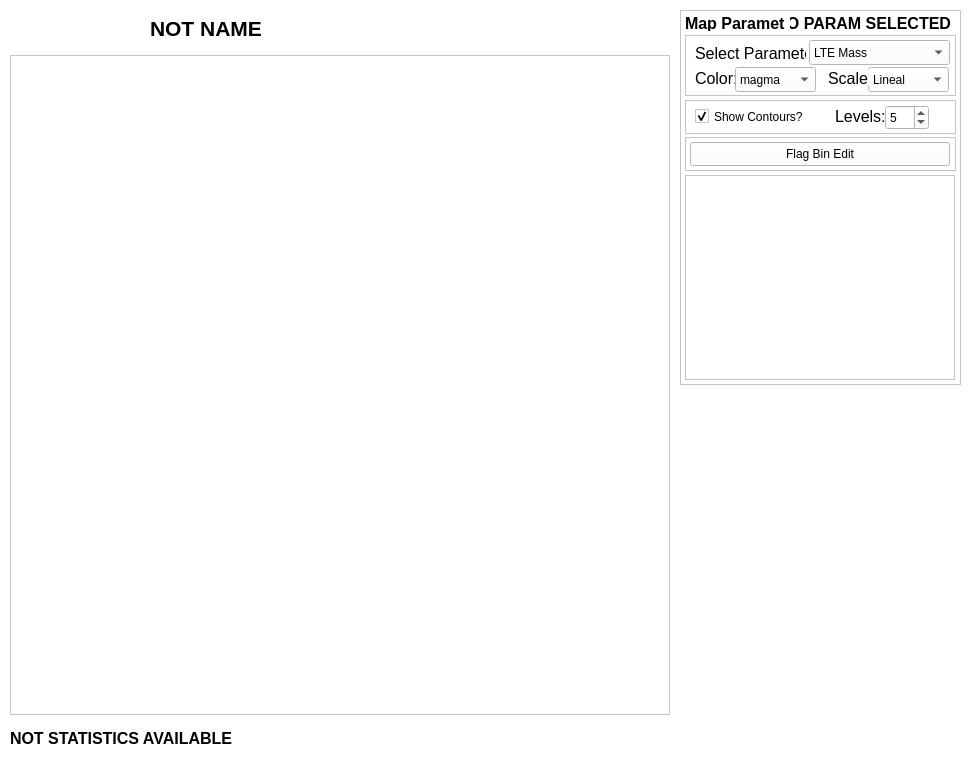
<?xml version="1.0" encoding="UTF-8"?>
<ui version="4.0">
 <class>paramVis</class>
 <widget class="QWidget" name="paramVis">
  <property name="geometry">
   <rect>
    <x>0</x>
    <y>0</y>
    <width>969</width>
    <height>767</height>
   </rect>
  </property>
  <property name="windowTitle">
   <string>Parameter visualiser</string>
  </property>
  <property name="styleSheet">
   <string notr="true">background-color: rgb(255, 255, 255);</string>
  </property>
  <widget class="QFrame" name="plotFrame">
   <property name="geometry">
    <rect>
     <x>10</x>
     <y>55</y>
     <width>660</width>
     <height>660</height>
    </rect>
   </property>
   <property name="frameShape">
    <enum>QFrame::StyledPanel</enum>
   </property>
   <property name="frameShadow">
    <enum>QFrame::Raised</enum>
   </property>
   <widget class="QWidget" name="verticalLayoutWidget">
    <property name="geometry">
     <rect>
      <x>10</x>
      <y>10</y>
      <width>641</width>
      <height>641</height>
     </rect>
    </property>
    <layout class="QVBoxLayout" name="mainPlotLayout"/>
   </widget>
  </widget>
  <widget class="QLabel" name="label">
   <property name="geometry">
    <rect>
     <x>10</x>
     <y>5</y>
     <width>122</width>
     <height>43</height>
    </rect>
   </property>
   <property name="text">
    <string/>
   </property>
   <property name="pixmap">
    <pixmap>../logo_sos.png</pixmap>
   </property>
   <property name="scaledContents">
    <bool>true</bool>
   </property>
  </widget>
  <widget class="QLabel" name="nameLabel">
   <property name="geometry">
    <rect>
     <x>150</x>
     <y>15</y>
     <width>521</width>
     <height>27</height>
    </rect>
   </property>
   <property name="font">
    <font>
     <pointsize>16</pointsize>
     <weight>75</weight>
     <bold>true</bold>
    </font>
   </property>
   <property name="text">
    <string>NOT NAME</string>
   </property>
  </widget>
  <widget class="QFrame" name="plotFrame_2">
   <property name="geometry">
    <rect>
     <x>680</x>
     <y>574</y>
     <width>281</width>
     <height>181</height>
    </rect>
   </property>
   <property name="frameShape">
    <enum>QFrame::StyledPanel</enum>
   </property>
   <property name="frameShadow">
    <enum>QFrame::Raised</enum>
   </property>
   <widget class="QWidget" name="verticalLayoutWidget_2">
    <property name="geometry">
     <rect>
      <x>0</x>
      <y>0</y>
      <width>281</width>
      <height>181</height>
     </rect>
    </property>
    <layout class="QVBoxLayout" name="spectraPlotLayout"/>
   </widget>
  </widget>
  <widget class="QFrame" name="plotFrame_3">
   <property name="geometry">
    <rect>
     <x>680</x>
     <y>10</y>
     <width>281</width>
     <height>375</height>
    </rect>
   </property>
   <property name="frameShape">
    <enum>QFrame::StyledPanel</enum>
   </property>
   <property name="frameShadow">
    <enum>QFrame::Raised</enum>
   </property>
   <widget class="QLabel" name="nameLabel_2">
    <property name="geometry">
     <rect>
      <x>5</x>
      <y>5</y>
      <width>100</width>
      <height>16</height>
     </rect>
    </property>
    <property name="font">
     <font>
      <pointsize>12</pointsize>
      <weight>75</weight>
      <bold>true</bold>
     </font>
    </property>
    <property name="text">
     <string>Map Parameter</string>
    </property>
   </widget>
   <widget class="QFrame" name="frame">
    <property name="geometry">
     <rect>
      <x>5</x>
      <y>25</y>
      <width>271</width>
      <height>61</height>
     </rect>
    </property>
    <property name="frameShape">
     <enum>QFrame::StyledPanel</enum>
    </property>
    <property name="frameShadow">
     <enum>QFrame::Raised</enum>
    </property>
    <widget class="QComboBox" name="paramsComboBox">
     <property name="geometry">
      <rect>
       <x>124</x>
       <y>5</y>
       <width>141</width>
       <height>25</height>
      </rect>
     </property>
     <item>
      <property name="text">
       <string>LTE Mass</string>
      </property>
     </item>
     <item>
      <property name="text">
       <string>Virial Mass</string>
      </property>
     </item>
     <item>
      <property name="text">
       <string>XF Mass</string>
      </property>
     </item>
     <item>
      <property name="text">
       <string>H2 Column density</string>
      </property>
     </item>
     <item>
      <property name="text">
       <string>Magnetic field</string>
      </property>
     </item>
     <item>
      <property name="text">
       <string>Excitation Temperature</string>
      </property>
     </item>
     <item>
      <property name="text">
       <string>Volume</string>
      </property>
     </item>
     <item>
      <property name="text">
       <string>Volume Density</string>
      </property>
     </item>
    </widget>
    <widget class="QLabel" name="nameLabel_3">
     <property name="geometry">
      <rect>
       <x>10</x>
       <y>10</y>
       <width>111</width>
       <height>16</height>
      </rect>
     </property>
     <property name="font">
      <font>
       <pointsize>12</pointsize>
       <weight>50</weight>
       <bold>false</bold>
      </font>
     </property>
     <property name="text">
      <string>Select Parameter:</string>
     </property>
    </widget>
    <widget class="QLabel" name="nameLabel_4">
     <property name="geometry">
      <rect>
       <x>10</x>
       <y>35</y>
       <width>41</width>
       <height>16</height>
      </rect>
     </property>
     <property name="font">
      <font>
       <pointsize>12</pointsize>
       <weight>50</weight>
       <bold>false</bold>
      </font>
     </property>
     <property name="text">
      <string>Color:</string>
     </property>
    </widget>
    <widget class="QComboBox" name="colorBox">
     <property name="geometry">
      <rect>
       <x>50</x>
       <y>32</y>
       <width>81</width>
       <height>25</height>
      </rect>
     </property>
     <item>
      <property name="text">
       <string>magma</string>
      </property>
     </item>
     <item>
      <property name="text">
       <string>Reds</string>
      </property>
     </item>
     <item>
      <property name="text">
       <string>Blues</string>
      </property>
     </item>
     <item>
      <property name="text">
       <string>gist_rainbow</string>
      </property>
     </item>
     <item>
      <property name="text">
       <string>viridis</string>
      </property>
     </item>
     <item>
      <property name="text">
       <string>Greys</string>
      </property>
     </item>
     <item>
      <property name="text">
       <string>plasma</string>
      </property>
     </item>
     <item>
      <property name="text">
       <string>autumn</string>
      </property>
     </item>
     <item>
      <property name="text">
       <string>winter</string>
      </property>
     </item>
     <item>
      <property name="text">
       <string>Spectral</string>
      </property>
     </item>
     <item>
      <property name="text">
       <string>bwr</string>
      </property>
     </item>
     <item>
      <property name="text">
       <string>hsv</string>
      </property>
     </item>
     <item>
      <property name="text">
       <string>twilight</string>
      </property>
     </item>
     <item>
      <property name="text">
       <string>jet</string>
      </property>
     </item>
     <item>
      <property name="text">
       <string>nipy_spectral</string>
      </property>
     </item>
    </widget>
    <widget class="QComboBox" name="scaleBox">
     <property name="geometry">
      <rect>
       <x>183</x>
       <y>32</y>
       <width>81</width>
       <height>25</height>
      </rect>
     </property>
     <item>
      <property name="text">
       <string>Lineal</string>
      </property>
     </item>
     <item>
      <property name="text">
       <string>Logarithmic</string>
      </property>
     </item>
    </widget>
    <widget class="QLabel" name="nameLabel_6">
     <property name="geometry">
      <rect>
       <x>143</x>
       <y>35</y>
       <width>41</width>
       <height>16</height>
      </rect>
     </property>
     <property name="font">
      <font>
       <pointsize>12</pointsize>
       <weight>50</weight>
       <bold>false</bold>
      </font>
     </property>
     <property name="text">
      <string>Scale:</string>
     </property>
    </widget>
   </widget>
   <widget class="QLabel" name="paramLabel">
    <property name="geometry">
     <rect>
      <x>110</x>
      <y>5</y>
      <width>161</width>
      <height>16</height>
     </rect>
    </property>
    <property name="font">
     <font>
      <pointsize>12</pointsize>
      <weight>75</weight>
      <bold>true</bold>
     </font>
    </property>
    <property name="text">
     <string>NO PARAM SELECTED</string>
    </property>
    <property name="alignment">
     <set>Qt::AlignRight|Qt::AlignTrailing|Qt::AlignVCenter</set>
    </property>
   </widget>
   <widget class="QTableView" name="tableHeader">
    <property name="geometry">
     <rect>
      <x>5</x>
      <y>165</y>
      <width>270</width>
      <height>205</height>
     </rect>
    </property>
    <property name="font">
     <font>
      <pointsize>8</pointsize>
     </font>
    </property>
   </widget>
   <widget class="QFrame" name="frame_2">
    <property name="geometry">
     <rect>
      <x>5</x>
      <y>127</y>
      <width>271</width>
      <height>34</height>
     </rect>
    </property>
    <property name="frameShape">
     <enum>QFrame::StyledPanel</enum>
    </property>
    <property name="frameShadow">
     <enum>QFrame::Raised</enum>
    </property>
    <widget class="QPushButton" name="flag_editButton">
     <property name="geometry">
      <rect>
       <x>5</x>
       <y>5</y>
       <width>260</width>
       <height>24</height>
      </rect>
     </property>
     <property name="styleSheet">
      <string notr="true"/>
     </property>
     <property name="text">
      <string>Flag Bin Edit</string>
     </property>
     <property name="checkable">
      <bool>true</bool>
     </property>
     <property name="checked">
      <bool>false</bool>
     </property>
    </widget>
   </widget>
   <widget class="QFrame" name="frame_3">
    <property name="geometry">
     <rect>
      <x>5</x>
      <y>90</y>
      <width>271</width>
      <height>34</height>
     </rect>
    </property>
    <property name="frameShape">
     <enum>QFrame::StyledPanel</enum>
    </property>
    <property name="frameShadow">
     <enum>QFrame::Raised</enum>
    </property>
    <widget class="QCheckBox" name="contoursBox">
     <property name="geometry">
      <rect>
       <x>10</x>
       <y>6</y>
       <width>111</width>
       <height>21</height>
      </rect>
     </property>
     <property name="text">
      <string>Show Contours?</string>
     </property>
     <property name="checked">
      <bool>true</bool>
     </property>
    </widget>
    <widget class="QLabel" name="nameLabel_5">
     <property name="geometry">
      <rect>
       <x>150</x>
       <y>8</y>
       <width>61</width>
       <height>16</height>
      </rect>
     </property>
     <property name="font">
      <font>
       <pointsize>12</pointsize>
       <weight>50</weight>
       <bold>false</bold>
      </font>
     </property>
     <property name="text">
      <string>Levels:</string>
     </property>
    </widget>
    <widget class="QSpinBox" name="levelsBox">
     <property name="geometry">
      <rect>
       <x>200</x>
       <y>5</y>
       <width>44</width>
       <height>25</height>
      </rect>
     </property>
     <property name="minimum">
      <number>1</number>
     </property>
     <property name="maximum">
      <number>30</number>
     </property>
     <property name="value">
      <number>5</number>
     </property>
    </widget>
   </widget>
  </widget>
  <widget class="QFrame" name="plotFrame_4">
   <property name="geometry">
    <rect>
     <x>680</x>
     <y>390</y>
     <width>281</width>
     <height>181</height>
    </rect>
   </property>
   <property name="frameShape">
    <enum>QFrame::StyledPanel</enum>
   </property>
   <property name="frameShadow">
    <enum>QFrame::Raised</enum>
   </property>
   <widget class="QWidget" name="verticalLayoutWidget_3">
    <property name="geometry">
     <rect>
      <x>0</x>
      <y>0</y>
      <width>281</width>
      <height>181</height>
     </rect>
    </property>
    <layout class="QVBoxLayout" name="histPlotLayout"/>
   </widget>
  </widget>
  <widget class="QLabel" name="statsLabel">
   <property name="geometry">
    <rect>
     <x>10</x>
     <y>725</y>
     <width>661</width>
     <height>27</height>
    </rect>
   </property>
   <property name="font">
    <font>
     <pointsize>12</pointsize>
     <weight>75</weight>
     <bold>true</bold>
    </font>
   </property>
   <property name="text">
    <string>NOT STATISTICS AVAILABLE</string>
   </property>
   <property name="alignment">
    <set>Qt::AlignLeading|Qt::AlignLeft|Qt::AlignVCenter</set>
   </property>
  </widget>
 </widget>
 <resources/>
 <connections/>
</ui>
